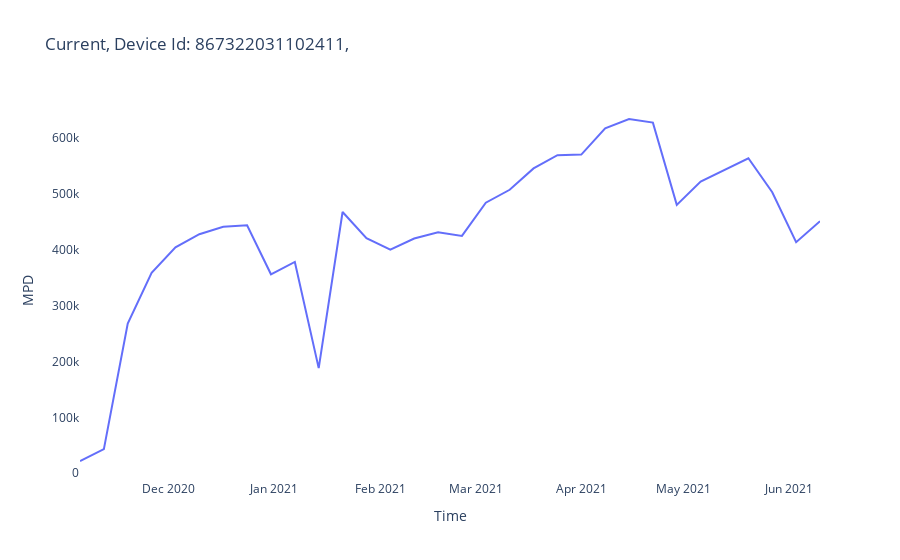

Notebook code cell kept with this figure:
### Code cell
plot_data = [
    go.Scatter(
        x=df_weekly['days_'],
        y=df_weekly['MPD'],
        name='Historical MPD'
    )
]
plot_layout = go.Layout(
        title='Current, Device Id: 867322031102411, ',
        xaxis_title='Time',
        yaxis_title='MPD',
        plot_bgcolor='rgba(0,0,0,0)'
    )
fig = go.Figure(data=plot_data, layout=plot_layout)
#fig.update_layout(xaxis=dict(rangeslider=dict(visible=True), type="linear"))
pyoff.iplot(fig)

### Figure 1 — Plotly figure (JSON) as saved in the notebook; plotly's stock layout.template omitted (floating-point values rounded to 4 significant figures)
{"data": [{"name": "Historical MPD", "type": "scatter", "x": ["2020-11-05T00:00:00", "2020-11-12T00:00:00", "2020-11-19T00:00:00", "2020-11-26T00:00:00", "2020-12-03T00:00:00", "2020-12-10T00:00:00", "2020-12-17T00:00:00", "2020-12-24T00:00:00", "2020-12-31T00:00:00", "2021-01-07T00:00:00", "2021-01-14T00:00:00", "2021-01-21T00:00:00", "2021-01-28T00:00:00", "2021-02-04T00:00:00", "2021-02-11T00:00:00", "2021-02-18T00:00:00", "2021-02-25T00:00:00", "2021-03-04T00:00:00", "2021-03-11T00:00:00", "2021-03-18T00:00:00", "2021-03-25T00:00:00", "2021-04-01T00:00:00", "2021-04-08T00:00:00", "2021-04-15T00:00:00", "2021-04-22T00:00:00", "2021-04-29T00:00:00", "2021-05-06T00:00:00", "2021-05-13T00:00:00", "2021-05-20T00:00:00", "2021-05-27T00:00:00", "2021-06-03T00:00:00", "2021-06-10T00:00:00"], "y": [21880.0, 43110.0, 267600.0, 358500.0, 404100.0, 427600.0, 440700.0, 443500.0, 355900.0, 377900.0, 188000.0, 467300.0, 420500.0, 400100.0, 419900.0, 431100.0, 424600.0, 483900.0, 506900.0, 545200.0, 568900.0, 570000.0, 617000.0, 633600.0, 627100.0, 480000.0, 521800.0, 542200.0, 563300.0, 502600.0, 413200.0, 450900.0]}], "layout": {"plot_bgcolor": "rgba(0,0,0,0)", "title": {"text": "Current, Device Id: 867322031102411, "}, "xaxis": {"title": {"text": "Time"}}, "yaxis": {"title": {"text": "MPD"}}}}
